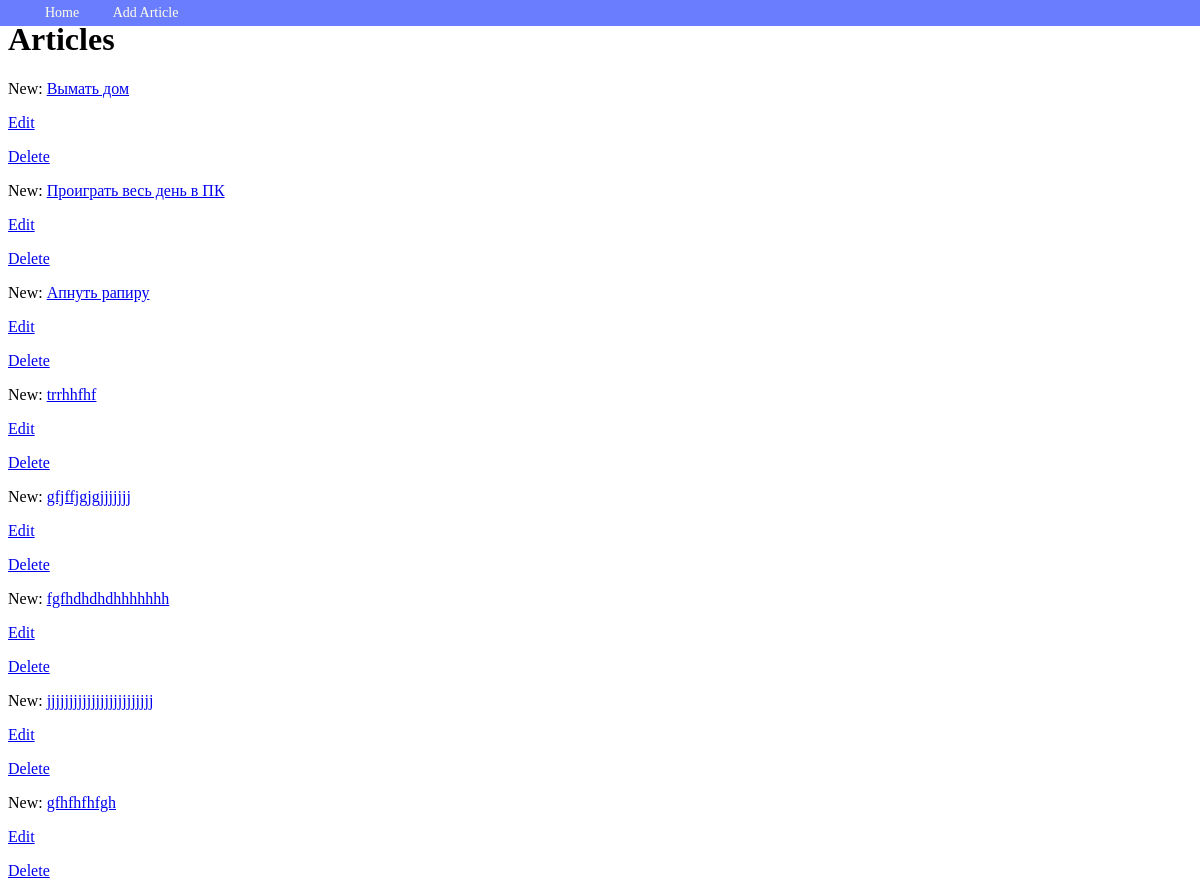
/, run on an earlier commit of the app's database.
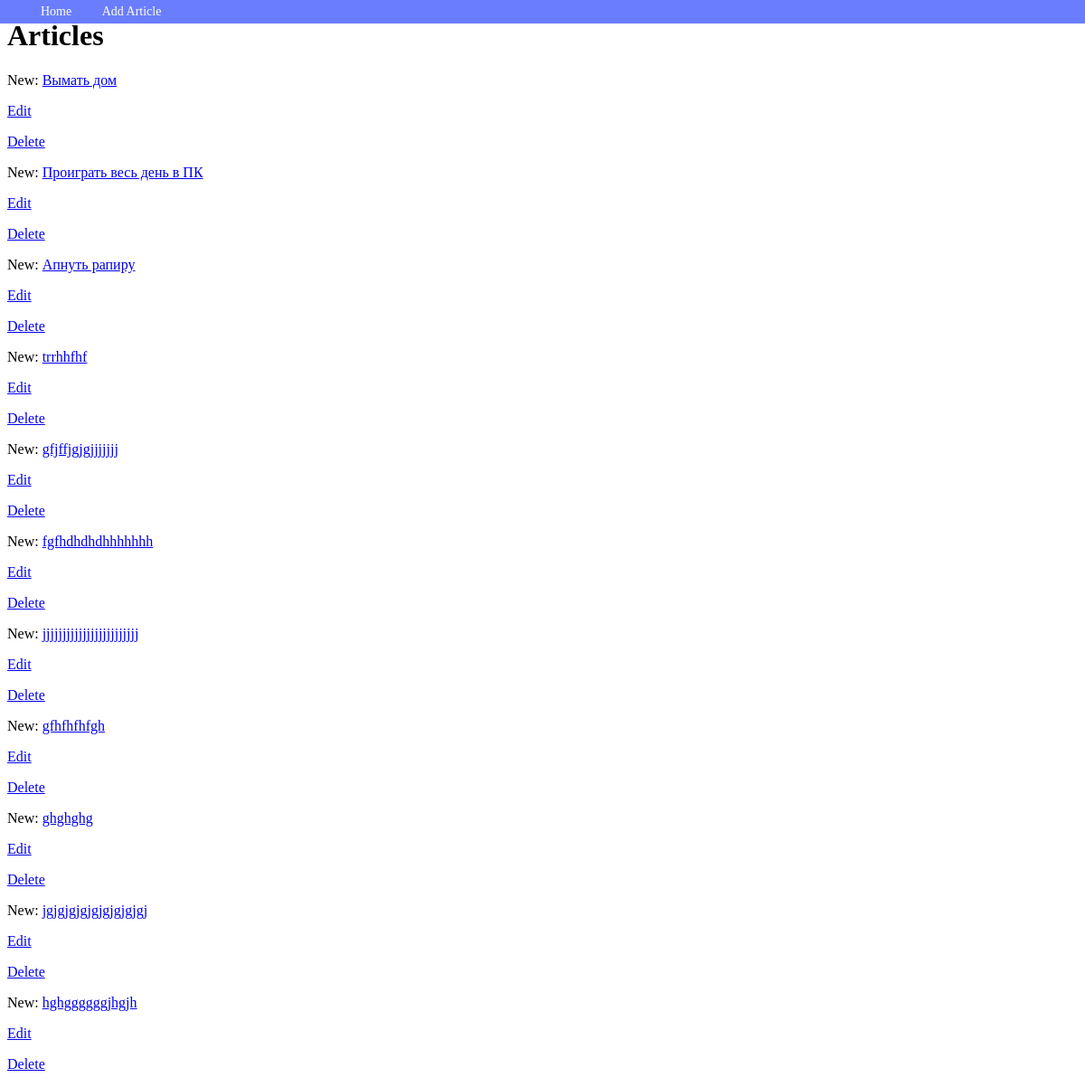
And on a later commit of the database.
### webapp/models.py (models this page shows, shortened)
class Modern(models.Model):
    title = models.TextField(max_length=3000, null=False, blank=False)
    status = models.CharField(max_length=100, null=False, blank=False, default='New')
    time = models.DateField(null=True, blank=True)
    text_f = models.TextField(max_length=5000, null=True, blank=True)
    class Meta:
        db_table = 'modern'
        verbose_name = 'Задача'
        verbose_name_plural = 'Задачи'

### webapp/views.py (the view)
# urls.py: path('', index_view, name='home'),
def index_view(request):
    moderns = Modern.objects.all()
    return render(request, 'index.html', context={'moderns': moderns})

### webapp/templates/index.html (shortened to what this page needs)
{% extends 'base.html' %}
{% block menu %}
<li><a href="{% url 'create' %}">Add Article</a></li>
{% endblock %}
{% block content %}
<div class="container">
    <h1>Articles</h1>
    {% for modern in moderns %}
        <p>{{ modern.status }}: <a href="{% url 'view' modern.pk %}">{{ modern.title }}</a></p>
        <p><a href="{% url 'modern_update' modern.pk %}">Edit</a></p>
        <p><a href="{% url 'modern_delete' modern.pk %}">Delete</a></p>
    {% endfor %}
</div>
{% endblock %}

What changed in the data, as far as the page shows it:
added Modern: status "New", title "ghghghg"
added Modern: status "New", title "jgjgjgjgjgjgjgjgjgj"
added Modern: status "New", title "hghggggggjhgjh"
